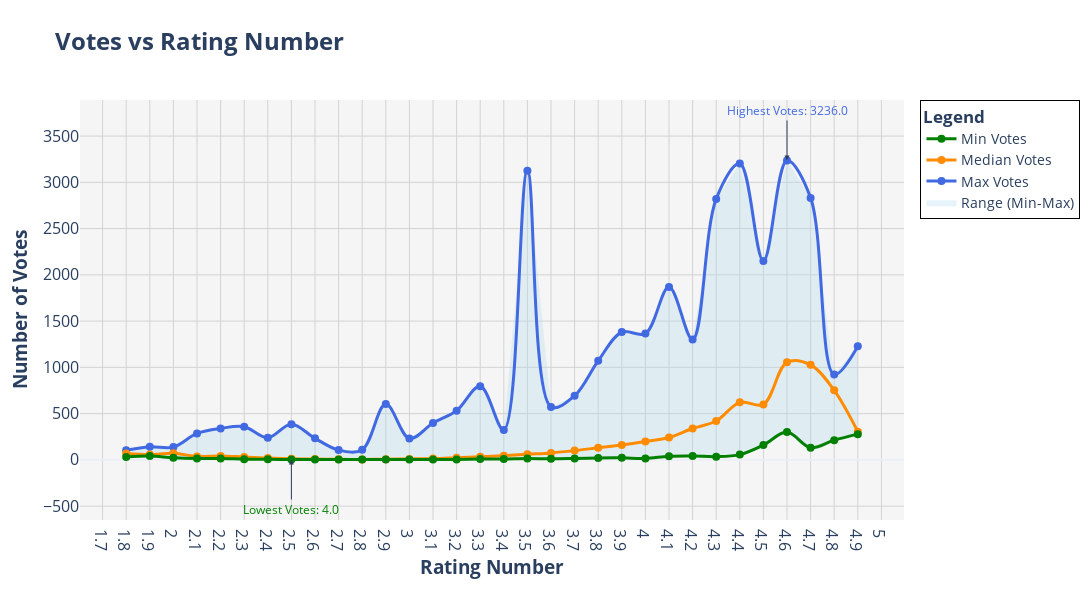

Notebook code cell kept with this figure:
### Code cell
import plotly.graph_objs as go

# Create the plotly figure
fig = go.Figure()

# Add shaded areas between min and max to show the range
fig.add_trace(
    go.Scatter(
        x=rating_votes.index, y=rating_votes["max"],
        mode="lines", line=dict(width=0),
        showlegend=False, hoverinfo='skip'
    )
)
fig.add_trace(
    go.Scatter(
        x=rating_votes.index, y=rating_votes["min"],
        fill='tonexty', fillcolor='rgba(173, 216, 230, 0.3)',  # Shaded area between min and max
        mode="lines", line=dict(width=0),
        name="Range (Min-Max)", hoverinfo='skip'
    )
)

# Add the max votes line
fig.add_trace(
    go.Scatter(
        x=rating_votes.index, y=rating_votes["max"],
        mode="lines+markers", name="Max Votes",
        line=dict(color='royalblue', width=3, shape='spline'),
        marker=dict(size=8, color='royalblue'),
        hovertemplate="<b>Rating: %{x}</b><br>Max Votes: %{y}<extra></extra>"
    )
)

# Add the median votes line
fig.add_trace(
    go.Scatter(
        x=rating_votes.index, y=rating_votes["median"],
        mode="lines+markers", name="Median Votes",
        line=dict(color='darkorange', width=3, shape='spline'),
        marker=dict(size=8, color='darkorange'),
        hovertemplate="<b>Rating: %{x}</b><br>Median Votes: %{y}<extra></extra>"
    )
)

# Add the min votes line
fig.add_trace(
    go.Scatter(
        x=rating_votes.index, y=rating_votes["min"],
        mode="lines+markers", name="Min Votes",
        line=dict(color='green', width=3, shape='spline'),
        marker=dict(size=8, color='green'),
        hovertemplate="<b>Rating: %{x}</b><br>Min Votes: %{y}<extra></extra>"
    )
)

# Add annotations to highlight key points
fig.add_annotation(
    x=rating_votes["max"].idxmax(), y=rating_votes["max"].max(),
    text=f"Highest Votes: {rating_votes['max'].max()}",
    showarrow=True, arrowhead=2, ax=0, ay=-50, font=dict(color='royalblue', size=12)
)
fig.add_annotation(
    x=rating_votes["min"].idxmin(), y=rating_votes["min"].min(),
    text=f"Lowest Votes: {rating_votes['min'].min()}",
    showarrow=True, arrowhead=2, ax=0, ay=50, font=dict(color='green', size=12)
)

# Update the layout to make the graph wider and taller
fig.update_layout(
    title="<b>Votes vs Rating Number</b>",
    title_font_size=24,
    xaxis_title="<b>Rating Number</b>",
    yaxis_title="<b>Number of Votes</b>",
    template="plotly_white",
    plot_bgcolor='rgba(245, 245, 245, 1)',  # Light grey background
    hovermode="x unified",
    font=dict(size=16),
    xaxis=dict(
        showgrid=True, gridcolor='lightgrey',
        tickmode='linear', dtick=0.1,
        title_standoff=10
    ),
    yaxis=dict(
        showgrid=True, gridcolor='lightgrey',
        title_standoff=10
    ),
    legend=dict(
        title="<b>Legend</b>",
        font=dict(size=14),
        bordercolor="Black",
        borderwidth=1
    ),
    # Set the figure size (width and height)
    width=1200,  # Increased width
    height=600   # Adjust height if needed
)

# Show the interactive plot
fig.show()

### Figure 1 — Plotly figure (JSON) as saved in the notebook; plotly's stock layout.template omitted (floating-point values rounded to 4 significant figures)
{"data": [{"hoverinfo": "skip", "line": {"width": 0}, "mode": "lines", "showlegend": false, "type": "scatter", "x": [1.8, 1.9, 2, 2.1, 2.2, 2.3, 2.4, 2.5, 2.6, 2.7, 2.8, 2.9, 3, 3.1, 3.2, 3.3, 3.4, 3.5, 3.6, 3.7, 3.8, 3.9, 4, 4.1, 4.2, 4.3, 4.4, 4.5, 4.6, 4.7, 4.8, 4.9], "y": [104, 142, 138, 286, 340, 359, 239, 385, 233, 106, 110, 603, 231, 398, 532, 796, 324, 3125, 572, 693, 1071, 1381, 1365, 1868, 1300, 2821, 3203, 2150, 3236, 2832, 922, 1227]}, {"fill": "tonexty", "fillcolor": "rgba(173, 216, 230, 0.3)", "hoverinfo": "skip", "line": {"width": 0}, "mode": "lines", "name": "Range (Min-Max)", "type": "scatter", "x": [1.8, 1.9, 2, 2.1, 2.2, 2.3, 2.4, 2.5, 2.6, 2.7, 2.8, 2.9, 3, 3.1, 3.2, 3.3, 3.4, 3.5, 3.6, 3.7, 3.8, 3.9, 4, 4.1, 4.2, 4.3, 4.4, 4.5, 4.6, 4.7, 4.8, 4.9], "y": [32, 42, 22, 14, 16, 8, 6, 4, 4, 4, 4, 4, 4, 4, 5, 9, 9, 15, 11, 15, 21, 22, 16, 39, 42, 35, 57, 160, 300, 131, 213, 278]}, {"hovertemplate": "<b>Rating: %{x}</b><br>Max Votes: %{y}<extra></extra>", "line": {"color": "royalblue", "shape": "spline", "width": 3}, "marker": {"color": "royalblue", "size": 8}, "mode": "lines+markers", "name": "Max Votes", "type": "scatter", "x": [1.8, 1.9, 2, 2.1, 2.2, 2.3, 2.4, 2.5, 2.6, 2.7, 2.8, 2.9, 3, 3.1, 3.2, 3.3, 3.4, 3.5, 3.6, 3.7, 3.8, 3.9, 4, 4.1, 4.2, 4.3, 4.4, 4.5, 4.6, 4.7, 4.8, 4.9], "y": [104, 142, 138, 286, 340, 359, 239, 385, 233, 106, 110, 603, 231, 398, 532, 796, 324, 3125, 572, 693, 1071, 1381, 1365, 1868, 1300, 2821, 3203, 2150, 3236, 2832, 922, 1227]}, {"hovertemplate": "<b>Rating: %{x}</b><br>Median Votes: %{y}<extra></extra>", "line": {"color": "darkorange", "shape": "spline", "width": 3}, "marker": {"color": "darkorange", "size": 8}, "mode": "lines+markers", "name": "Median Votes", "type": "scatter", "x": [1.8, 1.9, 2, 2.1, 2.2, 2.3, 2.4, 2.5, 2.6, 2.7, 2.8, 2.9, 3, 3.1, 3.2, 3.3, 3.4, 3.5, 3.6, 3.7, 3.8, 3.9, 4, 4.1, 4.2, 4.3, 4.4, 4.5, 4.6, 4.7, 4.8, 4.9], "y": [68, 57, 71, 37, 43, 31, 19.5, 12, 9, 6, 5, 7, 10, 14, 24, 34, 45, 61, 75.5, 100, 131, 161, 199, 242.5, 339.5, 420, 622, 599.5, 1055, 1027, 752, 305]}, {"hovertemplate": "<b>Rating: %{x}</b><br>Min Votes: %{y}<extra></extra>", "line": {"color": "green", "shape": "spline", "width": 3}, "marker": {"color": "green", "size": 8}, "mode": "lines+markers", "name": "Min Votes", "type": "scatter", "x": [1.8, 1.9, 2, 2.1, 2.2, 2.3, 2.4, 2.5, 2.6, 2.7, 2.8, 2.9, 3, 3.1, 3.2, 3.3, 3.4, 3.5, 3.6, 3.7, 3.8, 3.9, 4, 4.1, 4.2, 4.3, 4.4, 4.5, 4.6, 4.7, 4.8, 4.9], "y": [32, 42, 22, 14, 16, 8, 6, 4, 4, 4, 4, 4, 4, 4, 5, 9, 9, 15, 11, 15, 21, 22, 16, 39, 42, 35, 57, 160, 300, 131, 213, 278]}], "layout": {"annotations": [{"arrowhead": 2, "ax": 0, "ay": -50, "font": {"color": "royalblue", "size": 12}, "showarrow": true, "text": "Highest Votes: 3236.0", "x": 4.6, "y": 3236}, {"arrowhead": 2, "ax": 0, "ay": 50, "font": {"color": "green", "size": 12}, "showarrow": true, "text": "Lowest Votes: 4.0", "x": 2.5, "y": 4}], "font": {"size": 16}, "height": 600, "hovermode": "x unified", "legend": {"bordercolor": "Black", "borderwidth": 1, "font": {"size": 14}, "title": {"text": "<b>Legend</b>"}}, "plot_bgcolor": "rgba(245, 245, 245, 1)", "title": {"font": {"size": 24}, "text": "<b>Votes vs Rating Number</b>"}, "width": 1200, "xaxis": {"dtick": 0.1, "gridcolor": "lightgrey", "showgrid": true, "tickmode": "linear", "title": {"standoff": 10, "text": "<b>Rating Number</b>"}}, "yaxis": {"gridcolor": "lightgrey", "showgrid": true, "title": {"standoff": 10, "text": "<b>Number of Votes</b>"}}}}
